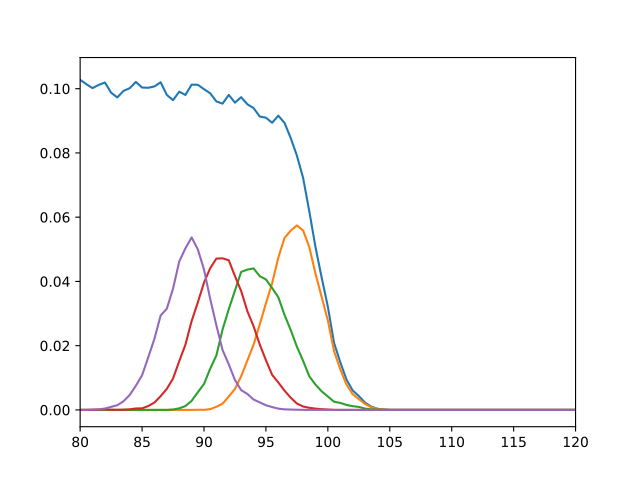

This figure's Python source:
import numpy as np
import MDAnalysis as mda
import pytim
from   pytim.datafiles import *
from   pytim.observables import Profile
from matplotlib import pyplot as plt

u = mda.Universe(WATER_GRO,WATER_XTC)
g=u.select_atoms('name OW')
inter = pytim.ITIM(u,group=g,max_layers=4,centered=True)

Layers=[]

Layers.append(Profile(u.atoms))
for n in np.arange(1,5):
    condition = inter.atoms.layers == n
    Layers.append(Profile(inter.atoms[condition]))

for ts in u.trajectory[::]:
    for L in Layers:
        L.sample()

density=[]
for L in Layers:
    low,up,avg = L.get_values(binwidth=0.5)
    density.append(avg)


for dens in density:
    plt.plot(low,dens)

plt.gca().set_xlim([80,120])
plt.show()
